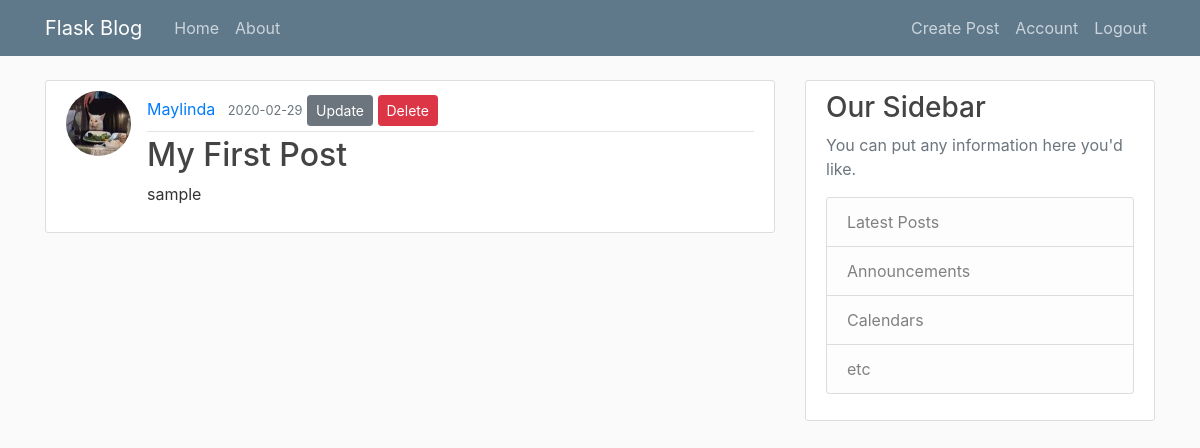
The app's page /post/1 (signed in), older data.
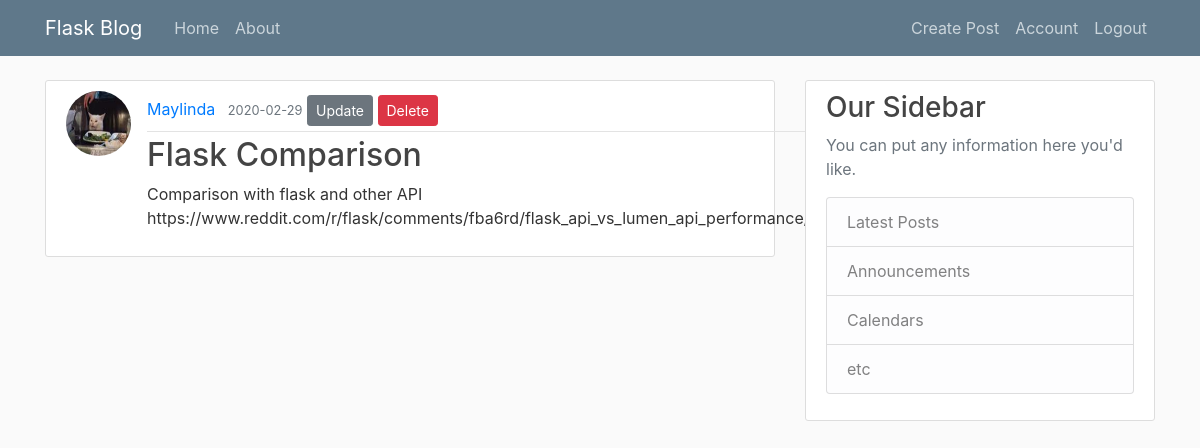
The same page, newer data.
### flask_sample/models.py (models this page shows, shortened)
class Post(db.Model):
	id = db.Column(db.Integer, primary_key=True)
	title = db.Column(db.String(60), nullable=False)
	date_posted = db.Column(db.DateTime, nullable=False, default=datetime.datetime.utcnow)
	content = db.Column(db.Text, nullable=False)
	user_id = db.Column(db.Integer, db.ForeignKey('user.id'), nullable=False)

### flask_sample/posts/routes.py (the view)
@posts.route('/post/<int:post_id>')
@login_required # Restricted route which requires users to login.
def post(post_id):
	post = Post.query.get_or_404(post_id)
	return render_template('post.html', title=post.title, post = post)

### flask_sample/models.py (called while the page is built)
@login_manager.user_loader
def load_user(user_id):
	return User.query.get(int(user_id))

### flask_sample/templates/post.html (shortened to what this page needs)
{% extends 'layout.html' %}
{% block webpage_content %}
	<article class="media content-section">
		<img class="rounded-circle article-img" src="{{ url_for('static', filename='profile/' + post.author.image_file) }}">
	  <div class="media-body">
	    <div class="article-metadata">
	      <a class="mr-2" href="#">{{ post.author.username }}</a>
	      <small class="text-muted">{{ post.date_posted.strftime('%Y-%m-%d') }}</small>
	      {% if post.author == current_user %}
	      		<a class="btn btn-secondary btn-sm mt-1 mb-1" href="{{ url_for('posts.update_post', post_id=post.id) }}">Update</a>
	      		<button class="btn btn-sm btn-danger md-1" data-toggle="modal" data-target="#deleteModal" >Delete</button>
	      {% endif %}
	    </div>
	    <h2 class="article-title">{{ post.title }}</h2>
	    <p class="article-content">{{ post.content }}</p>
	  </div>
	</article>
{% endblock webpage_content %}

Row changes from the older to the newer data that the page shows:
changed Post: title "My First Post" → "Flask Comparison"; content "sample" → "Comparison with flask and other API https://www.reddit.com/r/flask/comments/fba6rd/flask_api_vs_lumen_api_performance/"
